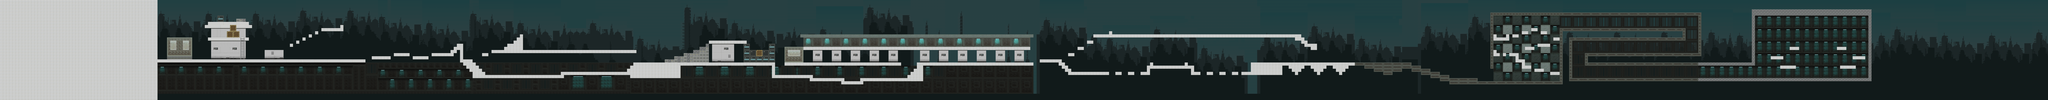

The image is a tile-based game level rendered from a .tmx file. Its description and source (layers, tilesets, objects; grid data summarised) follow:
An orthogonal 650x32 tile map with 32x32 px tiles, 4 tile layers (Fondo, Edificios, Suelo, Objetos), 1 hidden layer not drawn and 170 objects (10x Spawn, 6x Arma, 5x Punt, 5x Vida, 4x Granada, ...).

<map version="1.0" orientation="orthogonal" renderorder="right-down" width="650" height="32" tilewidth="32" tileheight="32" nextobjectid="234">
 <tileset firstgid="1" name="Tiles" tilewidth="32" tileheight="32" tilecount="1219" columns="53">
  <image source="../img/tiles_2.png" trans="ffffff" width="1700" height="736" />
 </tileset>
 <layer name="Fondo" width="650" height="32">
  <data>[20800 cells, 17024 non-empty, 346 distinct tile ids]</data>
 </layer>
 <layer name="Edificios" width="650" height="32">
  <data>[20800 cells, 792 non-empty, 110 distinct tile ids]</data>
 </layer>
 <layer name="Suelo" width="650" height="32">
  <data>[20800 cells, 7181 non-empty, 518 distinct tile ids]</data>
 </layer>
 <layer name="Objetos" width="650" height="32">
  <data>[20800 cells, 109 non-empty, 15 distinct tile ids]</data>
 </layer>
 <imagelayer name="Fondo" x="13" y="-7" visible="0" offsetx="1613" offsety="-7">
  <image source="../NetBeansProjects/Kymer4/res/img/City.png" />
 </imagelayer>
 <objectgroup name="Colisiones">
  <object id="4" x="1552" y="607" width="2159" height="34" />
  <object id="7" x="1699" y="386" width="251" height="8" />
  <object id="8" x="3777" y="575" width="190" height="32" />
  <object id="9" x="4002" y="544" width="156" height="30" />
  <object id="10" x="4193" y="576" width="157" height="30" />
  <object id="11" x="4384" y="544" width="222" height="32" />
  <object id="12" x="4577" y="511" width="62" height="32" />
  <object id="13" x="4609" y="480" width="31" height="29" />
  <object id="14" x="4641" y="447" width="30" height="63" />
  <object id="15" x="4673" y="447" width="29" height="191" />
  <object id="16" x="2689" y="512" width="190" height="94" />
  <object id="17" name="Punt" x="3425" y="257" width="30" height="30" />
  <object id="18" x="2945" y="448" width="29" height="31" />
  <object id="19" x="3009" y="416" width="29" height="31" />
  <object id="20" x="3072" y="384" width="32" height="30" />
  <object id="21" x="3137" y="352" width="31" height="30" />
  <object id="22" x="3201" y="321" width="30" height="30" />
  <object id="23" x="3265" y="287" width="222" height="32" />
  <object id="24" x="3457" y="257" width="30" height="30" />
  <object id="25" x="4703" y="609" width="95" height="29" />
  <object id="26" x="4801" y="641" width="29" height="29" />
  <object id="27" x="4832" y="672" width="31" height="30" />
  <object id="28" x="4864" y="705" width="30" height="30" />
  <object id="29" x="4896" y="736" width="31" height="30" />
  <object id="30" x="4831" y="768" width="893.667" height="32" />
  <object id="32" x="5697" y="735" width="684.333" height="31" />
  <object id="44" x="6369" y="703" width="30" height="32" />
  <object id="45" x="4897" y="543" width="62" height="32" />
  <object id="46" x="4993" y="512" width="126" height="31" />
  <object id="47" x="5120" y="480" width="30" height="30" />
  <object id="48" x="5152" y="448" width="63" height="31" />
  <object id="49" x="5216" y="418" width="31" height="30" />
  <object id="50" x="5249" y="383" width="29" height="31" />
  <object id="51" x="5279" y="350" width="31" height="162" />
  <object id="52" x="5279" y="511" width="1183" height="33" />
  <object id="53" name="Spawn" x="2589.97" y="552.788" width="33" height="33" />
  <object id="54" name="Spawn" x="4512" y="479.697" width="33" height="33" />
  <object id="56" name="Spawn" x="5951" y="464.848" width="32" height="31" />
  <object id="57" x="6400" y="672" width="31" height="30" />
  <object id="58" x="6433" y="640" width="1437" height="32" />
  <object id="59" x="6753" y="606" width="94" height="32" />
  <object id="60" x="6849" y="575" width="94" height="30" />
  <object id="61" x="6946" y="544" width="94" height="32" />
  <object id="62" x="7041" y="511" width="63" height="31" />
  <object id="63" x="7104" y="479" width="62" height="31" />
  <object id="64" x="7169" y="447" width="30" height="30" />
  <object id="65" x="7200" y="415" width="383" height="33" />
  <object id="66" x="7584" y="448" width="31" height="63" />
  <object id="69" x="7615" y="513" width="193" height="61" />
  <object id="70" x="7810" y="447" width="62" height="64" />
  <object id="71" x="7841" y="674" width="30" height="92" />
  <object id="73" x="7840" y="767" width="415" height="33" />
  <object id="74" x="7969" y="479" width="2494" height="32" />
  <object id="75" x="7969" y="512" width="34" height="127" />
  <object id="76" x="8128" y="351" width="2366" height="33" />
  <object id="77" x="7969" y="640" width="1183" height="32" />
  <object id="78" x="9023" y="512" width="98" height="128" />
  <object id="79" x="9312" y="640" width="1184" height="32" />
  <object id="80" x="8225" y="801" width="350" height="30" />
  <object id="81" x="8564.33" y="831" width="179.667" height="31" />
  <object id="84" x="8737" y="800" width="509" height="32" />
  <object id="85" x="9216" y="767" width="31" height="31" />
  <object id="86" x="9249" y="736" width="29" height="31" />
  <object id="87" x="9281" y="705" width="29" height="30" />
  <object id="88" x="9312" y="672" width="32" height="31" />
  <object id="89" name="Spawn" x="7489" y="372.909" width="30" height="32" />
  <object id="90" name="Spawn" x="9028.03" y="428.788" width="31" height="30" />
  <object id="92" name="Punt" x="8642" y="800" width="30" height="31" />
  <object id="94" name="Spawn" x="10272" y="440.909" width="31" height="31" />
  <object id="97" x="10561" y="607" width="223" height="32" />
  <object id="98" x="10753" y="640" width="63" height="31" />
  <object id="100" x="10784" y="672" width="63" height="32" />
  <object id="101" x="10817" y="705" width="63" height="30" />
  <object id="102" x="10848" y="735" width="416" height="32" />
  <object id="103" x="11325" y="735" width="68" height="31" />
  <object id="104" x="11457" y="736" width="61" height="31" />
  <object id="105" x="11583" y="735" width="97" height="31" />
  <object id="107" x="11648" y="703" width="33" height="29" />
  <object id="108" x="11647" y="671" width="480" height="31" />
  <object id="109" x="12032" y="641" width="32" height="28" />
  <object id="110" x="11681" y="640" width="32" height="29" />
  <object id="111" x="12095" y="704" width="33" height="30" />
  <object id="113" x="12097" y="737" width="95" height="30" />
  <object id="116" x="12255" y="736" width="65" height="32" />
  <object id="117" x="12383" y="735" width="64" height="33" />
  <object id="119" x="12513" y="734" width="62" height="33" />
  <object id="122" x="10847" y="545" width="65" height="30" />
  <object id="123" x="10944" y="478" width="64" height="33" />
  <object id="124" x="11041" y="416" width="63" height="31" />
  <object id="125" x="11104" y="352" width="2112" height="31" />
  <object id="126" x="11265" y="319" width="31" height="33" />
  <object id="127" name="Punt" x="11265" y="287" width="32" height="32" />
  <object id="128" name="Spawn" x="12128" y="320" width="33" height="31" />
  <object id="146" name="Punt" x="12642" y="193" width="31" height="29" />
  <object id="151" x="13216" y="384" width="32" height="31" />
  <object id="152" x="13248" y="416" width="32" height="31" />
  <object id="153" x="13280" y="447" width="96" height="32" />
  <object id="155" x="13312" y="482" width="65" height="29" />
  <object id="156" x="12609" y="734" width="95" height="32" />
  <object id="157" x="12704" y="672" width="31" height="61" />
  <object id="158" x="12704" y="639" width="1632" height="31" />
  <object id="159" name="Spawn" x="13797" y="593.848" width="29" height="29" />
  <object id="160" x="14336" y="672" width="96" height="32" />
  <object id="161" x="14433" y="705" width="95" height="28" />
  <object id="162" x="14528" y="735" width="95" height="33" />
  <object id="163" x="14624" y="767" width="96" height="32" />
  <object id="164" x="14720" y="800" width="288" height="32" />
  </objectgroup>
</map>
<!-- 63 of 170 objects omitted -->
